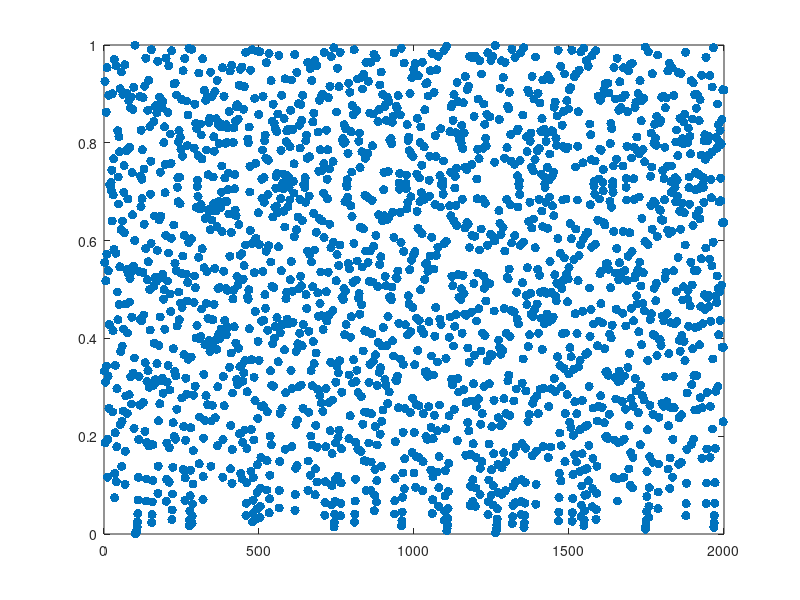

The MATLAB script that drew this image:
x = 0.1999;
N_num = 2000;
x_m = zeros(1,N_num);
y_m = zeros(1,N_num);
figure(1);
for i=1:N_num 
    if x<=0.6
        x = x/0.6;
        x_m(1,i) = x;
    else
        x = (1-x)/0.4;
        x_m(1,i) = x;
    end
%     y_m(1,i) = i*(1/N_num);
    y_m(1,i) = i;
end
plot(y_m,x_m,'.','MarkerSize',20);
hold on;